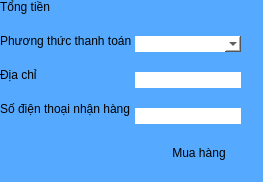
            <widget class="QWidget" name="page_2">
             <layout class="QVBoxLayout" name="verticalLayout_10">
              <property name="spacing">
               <number>0</number>
              </property>
              <property name="leftMargin">
               <number>0</number>
              </property>
              <property name="topMargin">
               <number>0</number>
              </property>
              <property name="rightMargin">
               <number>0</number>
              </property>
              <property name="bottomMargin">
               <number>0</number>
              </property>
              <item>
               <widget class="QFrame" name="frame_10">
                <property name="frameShape">
                 <enum>QFrame::StyledPanel</enum>
                </property>
                <property name="frameShadow">
                 <enum>QFrame::Raised</enum>
                </property>
                <widget class="QTableWidget" name="tableWidget_2">
                 <property name="geometry">
                  <rect>
                   <x>0</x>
                   <y>0</y>
                   <width>1001</width>
                   <height>341</height>
                  </rect>
                 </property>
                 <column>
                  <property name="text">
                   <string>ID</string>
                  </property>
                  <property name="font">
                   <font>
                    <weight>50</weight>
                    <bold>false</bold>
                   </font>
                  </property>
                  <property name="textAlignment">
                   <set>AlignCenter</set>
                  </property>
                 </column>
                 <column>
                  <property name="text">
                   <string>AMOUNT</string>
                  </property>
                  <property name="textAlignment">
                   <set>AlignCenter</set>
                  </property>
                 </column>
                 <column>
                  <property name="text">
                   <string>PRICE</string>
                  </property>
                  <property name="textAlignment">
                   <set>AlignCenter</set>
                  </property>
                 </column>
                 <column>
                  <property name="text">
                   <string/>
                  </property>
                 </column>
                </widget>
               </widget>
              </item>
              <item>
               <widget class="QFrame" name="frame_11">
                <property name="styleSheet">
                 <string notr="true">background-color: rgb(85, 170, 255);
border-bottom-left-radius: 0px;</string>
                </property>
                <property name="frameShape">
                 <enum>QFrame::StyledPanel</enum>
                </property>
                <property name="frameShadow">
                 <enum>QFrame::Raised</enum>
                </property>
                <layout class="QVBoxLayout" name="verticalLayout_11">
                 <property name="spacing">
                  <number>0</number>
                 </property>
                 <property name="leftMargin">
                  <number>0</number>
                 </property>
                 <property name="topMargin">
                  <number>0</number>
                 </property>
                 <property name="rightMargin">
                  <number>0</number>
                 </property>
                 <property name="bottomMargin">
                  <number>0</number>
                 </property>
                 <item alignment="Qt::AlignVCenter">
                  <widget class="QFrame" name="frame_12">
                   <property name="frameShape">
                    <enum>QFrame::StyledPanel</enum>
                   </property>
                   <property name="frameShadow">
                    <enum>QFrame::Raised</enum>
                   </property>
                   <layout class="QHBoxLayout" name="horizontalLayout_8">
                    <property name="spacing">
                     <number>0</number>
                    </property>
                    <property name="leftMargin">
                     <number>0</number>
                    </property>
                    <property name="topMargin">
                     <number>0</number>
                    </property>
                    <property name="rightMargin">
                     <number>0</number>
                    </property>
                    <property name="bottomMargin">
                     <number>0</number>
                    </property>
                    <item alignment="Qt::AlignRight|Qt::AlignTop">
                     <widget class="QFrame" name="frame_13">
                      <property name="frameShape">
                       <enum>QFrame::StyledPanel</enum>
                      </property>
                      <property name="frameShadow">
                       <enum>QFrame::Raised</enum>
                      </property>
                      <layout class="QVBoxLayout" name="verticalLayout_12">
                       <property name="spacing">
                        <number>20</number>
                       </property>
                       <property name="leftMargin">
                        <number>0</number>
                       </property>
                       <property name="topMargin">
                        <number>0</number>
                       </property>
                       <property name="rightMargin">
                        <number>0</number>
                       </property>
                       <property name="bottomMargin">
                        <number>0</number>
                       </property>
                       <item>
                        <widget class="QLabel" name="label_5">
                         <property name="styleSheet">
                          <string notr="true">font: 75 14pt &quot;MS Shell Dlg 2&quot;;</string>
                         </property>
                         <property name="text">
                          <string>Tổng tiền</string>
                         </property>
                        </widget>
                       </item>
                       <item>
                        <widget class="QLabel" name="label_6">
                         <property name="styleSheet">
                          <string notr="true">font: 75 14pt &quot;MS Shell Dlg 2&quot;;</string>
                         </property>
                         <property name="text">
                          <string>Phương thức thanh toán </string>
                         </property>
                        </widget>
                       </item>
                       <item>
                        <widget class="QLabel" name="label_7">
                         <property name="styleSheet">
                          <string notr="true">font: 75 14pt &quot;MS Shell Dlg 2&quot;;</string>
                         </property>
                         <property name="text">
                          <string>Địa chỉ</string>
                         </property>
                        </widget>
                       </item>
                       <item>
                        <widget class="QLabel" name="label_8">
                         <property name="styleSheet">
                          <string notr="true">font: 75 14pt &quot;MS Shell Dlg 2&quot;;</string>
                         </property>
                         <property name="text">
                          <string>Số điện thoại nhận hàng </string>
                         </property>
                        </widget>
                       </item>
                      </layout>
                     </widget>
                    </item>
                    <item>
                     <widget class="QFrame" name="frame_14">
                      <property name="frameShape">
                       <enum>QFrame::StyledPanel</enum>
                      </property>
                      <property name="frameShadow">
                       <enum>QFrame::Raised</enum>
                      </property>
                      <layout class="QVBoxLayout" name="verticalLayout_13">
                       <property name="spacing">
                        <number>0</number>
                       </property>
                       <property name="leftMargin">
                        <number>0</number>
                       </property>
                       <property name="topMargin">
                        <number>0</number>
                       </property>
                       <property name="rightMargin">
                        <number>0</number>
                       </property>
                       <property name="bottomMargin">
                        <number>0</number>
                       </property>
                       <item alignment="Qt::AlignLeft|Qt::AlignTop">
                        <widget class="QFrame" name="frame_15">
                         <property name="frameShape">
                          <enum>QFrame::StyledPanel</enum>
                         </property>
                         <property name="frameShadow">
                          <enum>QFrame::Raised</enum>
                         </property>
                         <layout class="QVBoxLayout" name="verticalLayout_14">
                          <property name="spacing">
                           <number>20</number>
                          </property>
                          <property name="leftMargin">
                           <number>0</number>
                          </property>
                          <property name="topMargin">
                           <number>0</number>
                          </property>
                          <property name="rightMargin">
                           <number>0</number>
                          </property>
                          <property name="bottomMargin">
                           <number>0</number>
                          </property>
                          <item>
                           <widget class="QLineEdit" name="total_2">
                            <property name="styleSheet">
                             <string notr="true">font: 75 14pt &quot;MS Shell Dlg 2&quot;;</string>
                            </property>
                           </widget>
                          </item>
                          <item>
                           <widget class="QComboBox" name="comboBox">
                            <property name="styleSheet">
                             <string notr="true">font: 75 14pt &quot;MS Shell Dlg 2&quot;;
background-color: rgb(255, 255, 255);</string>
                            </property>
                           </widget>
                          </item>
                          <item>
                           <widget class="QLineEdit" name="lineAdress">
                            <property name="styleSheet">
                             <string notr="true">font: 75 14pt &quot;MS Shell Dlg 2&quot;;
background-color: rgb(255, 255, 255);
border-bottom-right-radius:0px;</string>
                            </property>
                           </widget>
                          </item>
                          <item>
                           <widget class="QLineEdit" name="linePhone">
                            <property name="styleSheet">
                             <string notr="true">font: 75 14pt &quot;MS Shell Dlg 2&quot;;
background-color: rgb(255, 255, 255);
border-bottom-right-radius:0px;</string>
                            </property>
                           </widget>
                          </item>
                         </layout>
                        </widget>
                       </item>
                       <item alignment="Qt::AlignLeft|Qt::AlignTop">
                        <widget class="QFrame" name="frame_16">
                         <property name="frameShape">
                          <enum>QFrame::StyledPanel</enum>
                         </property>
                         <property name="frameShadow">
                          <enum>QFrame::Raised</enum>
                         </property>
                         <layout class="QVBoxLayout" name="verticalLayout_15">
                          <item>
                           <widget class="QPushButton" name="buyButton">
                            <property name="sizePolicy">
                             <sizepolicy hsizetype="Minimum" vsizetype="Fixed">
                              <horstretch>0</horstretch>
                              <verstretch>0</verstretch>
                             </sizepolicy>
                            </property>
                            <property name="minimumSize">
                             <size>
                              <width>110</width>
                              <height>40</height>
                             </size>
                            </property>
                            <property name="cursor">
                             <cursorShape>OpenHandCursor</cursorShape>
                            </property>
                            <property name="styleSheet">
                             <string notr="true">font: 75 14pt &quot;MS Shell Dlg 2&quot;;
background-color: rgb(255, 255, 255);
border-radius:5px;
QPushButton#buyButton:hover{
	background-color: qlineargradient(spread:pad, x1:0, y1:0.505682, x2:1, y2:0.477, stop:0 rgba(150, 123, 111, 219), stop:1 rgba(85, 81, 84, 226));
}</string>
                            </property>
                            <property name="text">
                             <string>Mua hàng</string>
                            </property>
                           </widget>
                          </item>
                         </layout>
                        </widget>
                       </item>
                      </layout>
                     </widget>
                    </item>
                   </layout>
                  </widget>
                 </item>
                </layout>
               </widget>
              </item>
             </layout>
            </widget>
